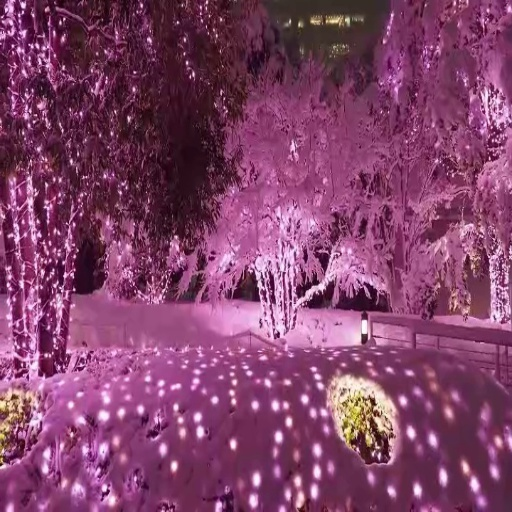
#> input picture data/UDIS-D/testing/input1/000002.jpg, 512 x 512 px
$ python evaluation.py   (older library calls are emulated)
#> lines starting #> are read from the running program, lines starting #| are printed output that depends on the picture; after the words box and inside, x2 and y2 are one past the last pixel; in counts of white or black regions, pixels touching at a corner belong together
### src/feature_based/model.py
import cv2
import numpy as np
import sys

class ImageStitching:
    """containts the utilities required to stitch images"""

    def __init__(self, query_photo, train_photo):
        super().__init__()
        width_query_photo = query_photo.shape[1]
        width_train_photo = train_photo.shape[1]
        lowest_width = min(width_query_photo, width_train_photo)
        smoothing_window_percent = 0.10 # consider increasing or decreasing[0.00, 1.00]
        self.smoothing_window_size = max(100, min(smoothing_window_percent * lowest_width, 1000))

    def give_gray(self, image):
        """receives an image array and returns grayscaled image

        Args:
            image (numpy array): array of images

        Returns:
            image (numpy array): same as image input
            photo_gray (numpy array): grayscaled images
        """
        photo_gray = cv2.cvtColor(image, cv2.COLOR_RGB2GRAY)

        return image, photo_gray


    @staticmethod
    def _sift_detector(image):
        """Applies SIFT algorithm to the given image

        Args:
            image (numpy array): input image

        Returns:
            keypoints, features
        """
        descriptor = cv2.SIFT_create()
        keypoints, features = descriptor.detectAndCompute(image, None)

        return keypoints, features

    def create_and_match_keypoints(self, features_train_image, features_query_image):
        """Creates and Matches keypoints from the SIFT features using Brute Force matching
        by checking the L2 norm of the feature vector

        Args:
            features_train_image: SIFT features of train image
            features_query_image: SIFT features of query image

        Returns:
            matches (List): matches in features of train and query image
        """
        bf = cv2.BFMatcher(cv2.NORM_L2, crossCheck=True)

        best_matches = bf.match(features_train_image, features_query_image)
        raw_matches = sorted(best_matches, key=lambda x: x.distance)

        return raw_matches

    def compute_homography(
        self, keypoints_train_image, keypoints_query_image, matches, reprojThresh
    ):
        """Computes the Homography to map images to a single plane,
        uses RANSAC algorithm to find the best matches iteratively.

        Args:
            keypoints_train_image: keypoints found using SIFT in train image
            keypoints_query_image: keypoints found using SIFT in query image
            matches: matches found using Brute Force
            reprojThresh: threshold for error

        Returns:
            M (Tuple): (matches, Homography matrix, status)
        """
        keypoints_train_image = np.float32(
            [keypoint.pt for keypoint in keypoints_train_image]
        )
        keypoints_query_image = np.float32(
            [keypoint.pt for keypoint in keypoints_query_image]
        )

        if len(matches) >= 4:
            points_train = np.float32(
                [keypoints_train_image[m.queryIdx] for m in matches]
            )
            points_query = np.float32(
                [keypoints_query_image[m.trainIdx] for m in matches]
            )

            H, status = cv2.findHomography(
                points_train, points_query, cv2.RANSAC, reprojThresh
            )

            return (matches, H, status)

        else:
            print(f"Minimum match count not satisfied cannot get homopgrahy")
            return None

    # [173 lines left out: functions create_mask, blending_smoothing, read, recurse, forward, not called in this run]


# [18 lines that do not run on import are left out]

### src/feature_based/evaluation.py
# evaluation.py
import cv2
import numpy as np
from skimage.metrics import structural_similarity as ssim
from skimage.metrics import peak_signal_noise_ratio as psnr
import model as m
import os

def calculate_psnr_ssim(image1, image2):
    """
    Calculates PSNR and SSIM between two images.

    Args:
        image1: The first image (numpy array).
        image2: The second image (numpy array).

    Returns:
        A tuple containing the PSNR and SSIM values.
    """

    # Ensure images are in uint8 format
    image1 = cv2.normalize(image1, None, 0, 255, cv2.NORM_MINMAX).astype('uint8')
    image2 = cv2.normalize(image2, None, 0, 255, cv2.NORM_MINMAX).astype('uint8')

    # Calculate PSNR and SSIM
    psnr_value = psnr(image1, image2, data_range=255)
    ssim_value = ssim(image1, image2, win_size=3, data_range=255, multichannel=True)

    return psnr_value, ssim_value

def evaluate_feature_based(image1_path, image2_path):
    """
    Evaluates the feature-based image stitching method by calculating PSNR and SSIM.

    Args:
        image1_path: Path to the first input image.
        image2_path: Path to the second input image.
    """

    # Read input images
    img1 = cv2.imread(image1_path)
#> img1 is the input picture: shape (512, 512, 3); mean B, G, R 105.2, 66.9, 130.3
    img2 = cv2.imread(image2_path)
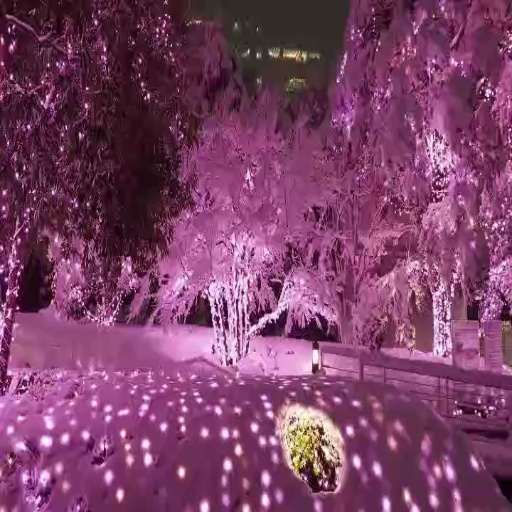
#> input picture data/UDIS-D/testing/input2/000002.jpg, 512 x 512 px
#> img2 is the input picture: shape (512, 512, 3); mean B, G, R 102.1, 64.9, 124.2

    # Convert to RGB
    img1 = cv2.cvtColor(img1, cv2.COLOR_BGR2RGB)
    img2 = cv2.cvtColor(img2, cv2.COLOR_BGR2RGB)

    # 1. Run feature-based stitching to get homography
    image_stitching = m.ImageStitching(img1, img2)
    _, query_photo_gray = image_stitching.give_gray(img1)
    _, train_photo_gray = image_stitching.give_gray(img2)
#> in give_gray (call 2), `photo_gray = cv2.cvtColor(image, cv2.COLOR_RGB2GRAY)`:
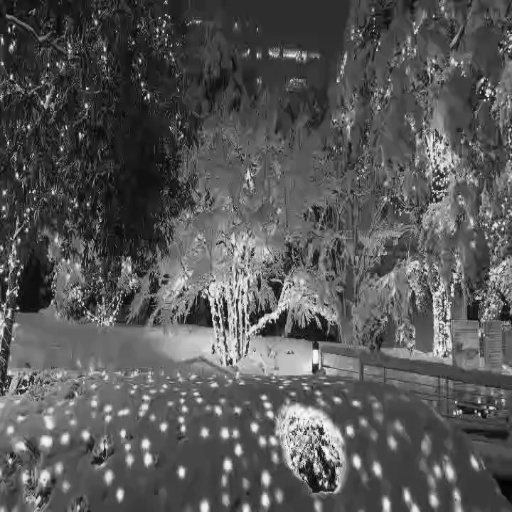
#> photo_gray: shape (512, 512); min 2, max 250, mean 86.9

    keypoints_train_image, features_train_image = image_stitching._sift_detector(
        train_photo_gray
    )
#> in _sift_detector, `keypoints, features = descriptor.detectAndCompute(image, None)`: keypoints = 3048 keypoints; strongest (x, y, size): (17, 308, 1.9), (19, 273, 2.3), (227, 465, 6.3), (181, 472, 5.5)
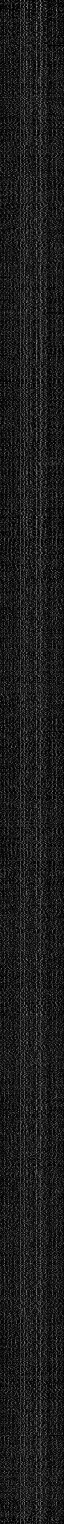
#> features_train_image: shape (3048, 128) float32 (shown at 1/2 size); min 0, max 191, mean 28.4
#> keypoints_train_image has the same summary as keypoints in _sift_detector
    keypoints_query_image, features_query_image = image_stitching._sift_detector(
        query_photo_gray
    )
#> in _sift_detector (call 2), `keypoints, features = descriptor.detectAndCompute(image, None)`: keypoints = 3431 keypoints; strongest (x, y, size): (74, 289, 1.8), (23, 5, 3.6), (13, 46, 2), (187, 63, 1.9)
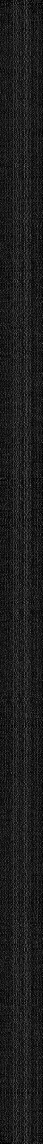
#> features_query_image: shape (3431, 128) float32 (shown at 1/3 size); min 0, max 198, mean 28.7
#> keypoints_query_image has the same summary as keypoints in _sift_detector

    matches = image_stitching.create_and_match_keypoints(
        features_train_image, features_query_image
    )
#> in create_and_match_keypoints, `best_matches = bf.match(features_train_image, features_query_image)`: best_matches = 1427 matches
#> matches = 1427 matches

    M = image_stitching.compute_homography(
        keypoints_train_image, keypoints_query_image, matches, reprojThresh=4
    )
#> in compute_homography, `keypoints_train_image = np.float32( [keypoint.pt for keypoint in keypo..`: keypoints_train_image = 3048 pairs, first value 2.87 to 509.2, second value 2.97 to 509.1
#> in compute_homography, `keypoints_query_image = np.float32( [keypoint.pt for keypoint in keypo..`: keypoints_query_image = 3431 pairs, first value 2.45 to 509.2, second value 2.62 to 508.9
#> in compute_homography, `points_train = np.float32( [keypoints_train_image[m.queryIdx] for m in..`: points_train = 1427 pairs, first value 3.31 to 508.6, second value 3.22 to 507.5
#> in compute_homography, `points_query = np.float32( [keypoints_query_image[m.trainIdx] for m in..`: points_query = 1427 pairs, first value 3.63 to 507.4, second value 3.08 to 508.9
#> in compute_homography, `H, status = cv2.findHomography( points_train, points_query, cv2.RANSAC..`: H = [[0.903, 0.0285, 50.15], [-0.101, 0.971, -5.68], [-0.000213, 3.46e-05, 1]]; status = 1427 values, max 1 at index 0, min 0 at index 128, mean 0.644
#> M = 3 matches

    if M is None:
        print("Error: Cannot compute homography.")
        return

    (matches, homography_matrix, status) = M
#> homography_matrix has the same summary as H in compute_homography

    # 2. Create a mask for the overlapping region
    gray_img2 = cv2.cvtColor(img2, cv2.COLOR_BGR2GRAY)
    warped_gray_img2 = cv2.warpPerspective(gray_img2, homography_matrix, (img1.shape[1] + img2.shape[1], img1.shape[0]))
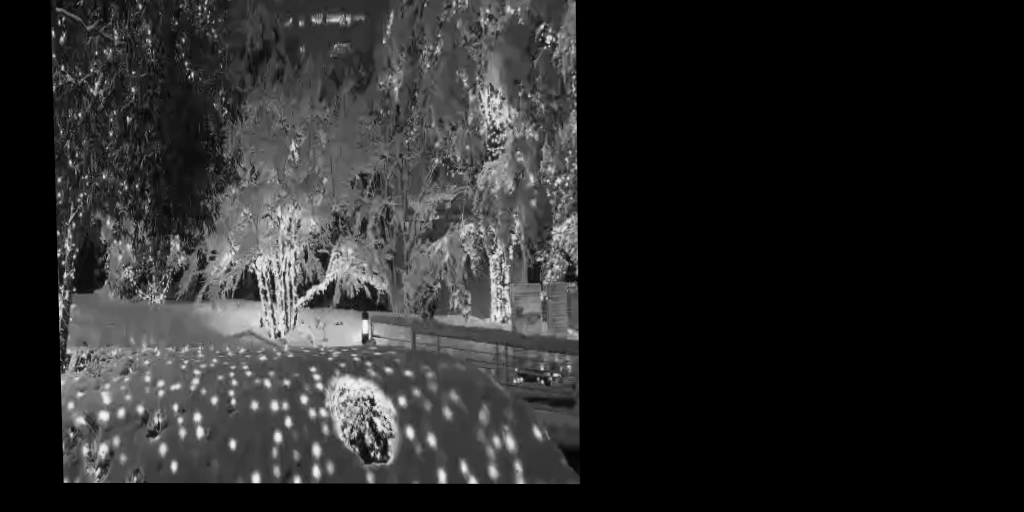
#> warped_gray_img2: shape (512, 1024); min 0, max 248, mean 40.9
    mask = (warped_gray_img2 > 0).astype(np.uint8)
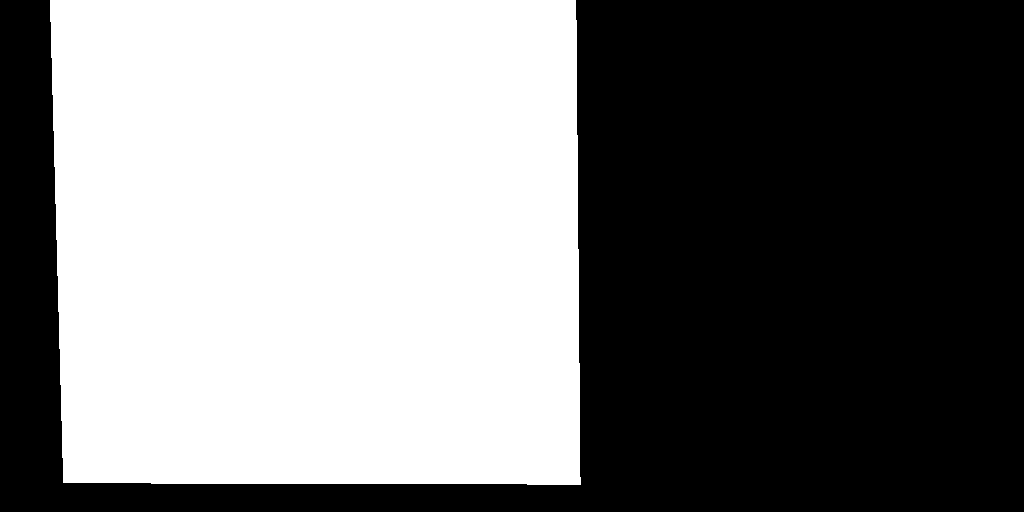
#> mask: shape (512, 1024); values 0 (black) and 1 (white), 48.2% white; 1 white region, box (x1, y1, x2, y2) and area: (50, 0, 581, 485) 252552

    # Resize mask to match img1's size BEFORE merging channels
    mask_resized = cv2.resize(mask, (img1.shape[1], img1.shape[0]))
#> mask_resized: shape (512, 512); values 0 (black) and 1 (white), 48.3% white; 1 white region, box (x1, y1, x2, y2) and area: (25, 0, 291, 485) 126517

    # Convert resized mask to 3 channels
    mask = cv2.merge([mask_resized, mask_resized, mask_resized])

    # 3. Apply mask to img1 and warp2
    masked_img1 = cv2.bitwise_and(img1, mask)
    warp2 = cv2.warpPerspective(img2, homography_matrix, (img1.shape[1], img1.shape[0]))
    masked_warp2 = cv2.bitwise_and(warp2, mask)

    # Ensure images are within the valid range [0, 255] and are of type uint8
    masked_img1 = np.clip(masked_img1, 0, 255).astype(np.uint8)
    masked_warp2 = np.clip(masked_warp2, 0, 255).astype(np.uint8)

    # 4. Calculate PSNR and SSIM
    psnr_val, ssim_val = calculate_psnr_ssim(masked_img1, masked_warp2)
#> in calculate_psnr_ssim, `image2 = cv2.normalize(image2, None, 0, 255, cv2.NORM_MINMAX).astype('..`:
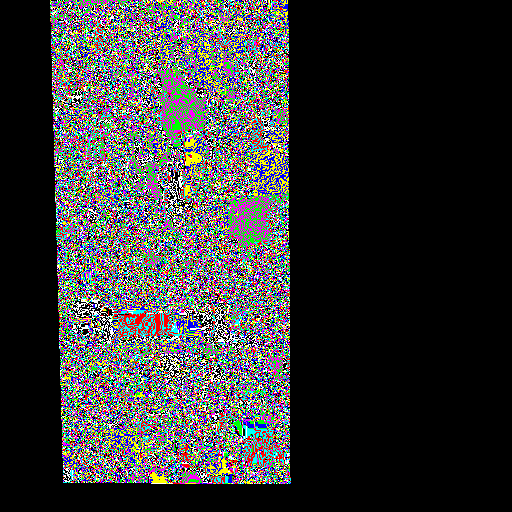
#> image2: shape (512, 512, 3); mean of channels 0, 1, 2 54.8, 55, 54.9; drawn as B, G, R
#> in calculate_psnr_ssim, `psnr_value = psnr(image1, image2, data_range=255)`: psnr_value = 6.16
#> in calculate_psnr_ssim, `ssim_value = ssim(image1, image2, win_size=3, data_range=255, multicha..`: ssim_value = 0.512
#> psnr_val = 6.16; ssim_val = 0.512

    print(f"PSNR: {psnr_val:.2f}")
#| PSNR: 6.16
    print(f"SSIM: {ssim_val:.2f}")
#| SSIM: 0.51

if __name__ == "__main__":
    # Define the paths to the input images using os.path.join for cross-platform compatibility
    current_dir = os.path.dirname(__file__)
    image1_path = os.path.join(current_dir, "..","..","data", "UDIS-D", "testing", "input1", "000002.jpg")
    image2_path = os.path.join(current_dir, "..","..","data", "UDIS-D", "testing", "input2", "000002.jpg")

    # Check if the files exist
    if not os.path.exists(image1_path) or not os.path.exists(image2_path):
        print("Error: One or both of the image files do not exist.")
        print(f"Image 1 path: {image1_path}")
        print(f"Image 2 path: {image2_path}")
    else:
        evaluate_feature_based(image1_path, image2_path)
